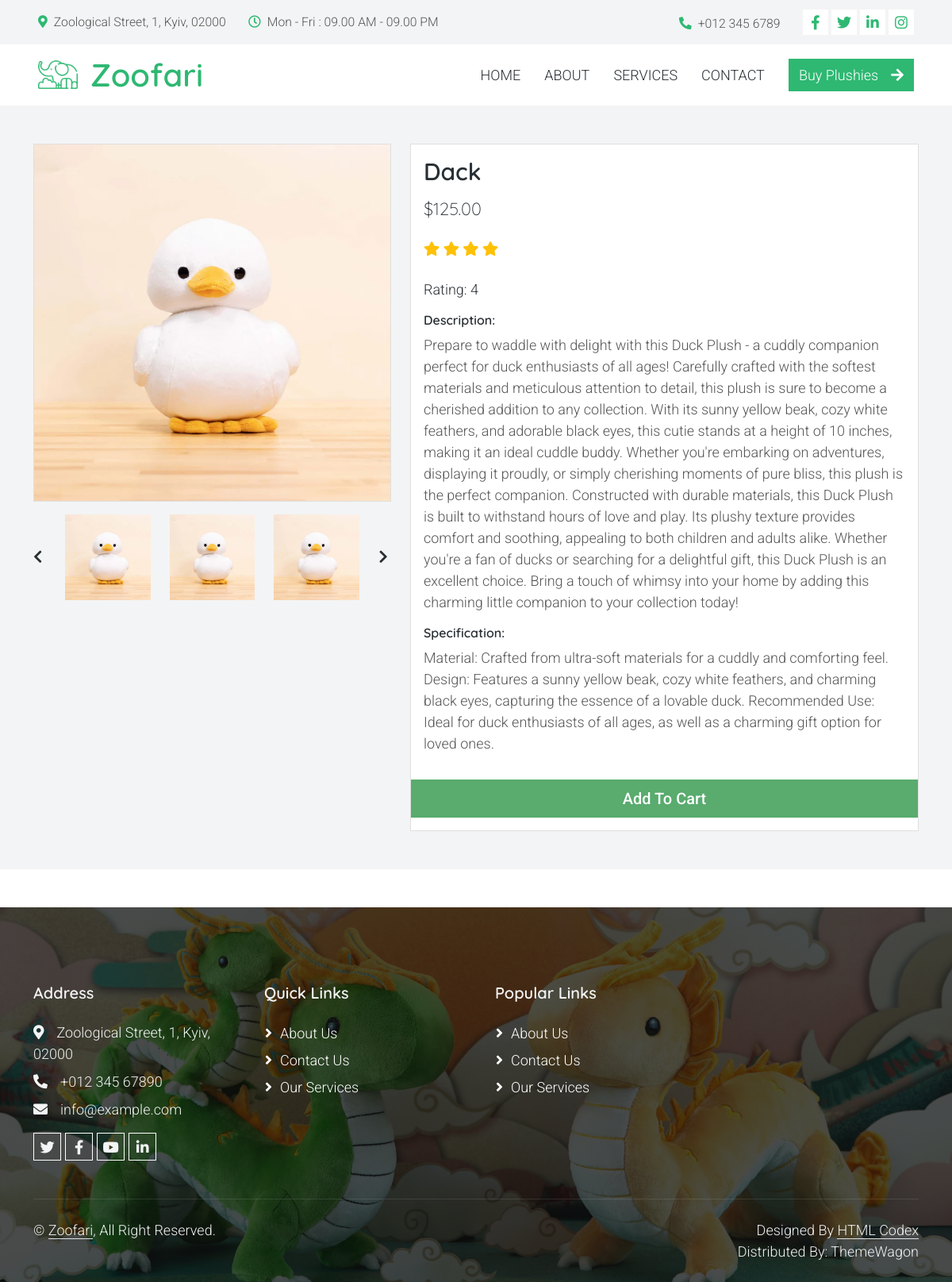
Screenshot of /shop_single/4/ with the database file from the repository.
### online_shop/mvc/models/models.py (models this page shows, shortened)
class Product(models.Model):
    name = models.CharField(max_length=100)
    description = models.TextField()
    price = models.DecimalField(max_digits=10, decimal_places=2)
    image = models.ImageField(upload_to='products/')
    rating = models.IntegerField(default=0)# Нове поле для рейтингу
    specifications = models.TextField(blank=True)  # Нове поле для специфікацій

### online_shop/mvc/views/views.py (the view)
# urls.py: path('shop_single/<int:product_id>/', shop_single, name='shop_single'),
def shop_single(request, product_id):
    product = get_object_or_404(Product, id=product_id)
    context = {
        'product': product,  # Correcting the variable name here
    }
    return render(request, 'shop_single/shop_single.html', context)

### online_shop/mvc/templates/shop_single/shop_single.html (shortened to what this page needs)
{% extends "base.html" %}
{% load static %}
{% block content %}
    <section class="bg-light">
        <div class="container pb-5">
            <div class="row">
                <div class="col-lg-5 mt-5">
                    <div class="card mb-3">
                        <img class="card-img img-fluid" src="{{ product.image.url }}" alt="{{ product.name }}" id="product-detail">
                    </div>
                    <div class="row">
                        <div class="col-1 align-self-center">
                            <a href="#multi-item-example" role="button" data-bs-slide="prev">
                                <i class="text-dark fas fa-chevron-left"></i>
                            </a>
                        </div>
                        <div id="multi-item-example" class="col-10 carousel slide carousel-multi-item" data-bs-ride="carousel">
                            <div class="carousel-inner product-links-wap" role="listbox">
                                <div class="carousel-item active">
                                    <div class="row">
                                        <div class="col-4">
                                            <a href="#">
                                                <img class="card-img img-fluid" src="{{ product.image.url }}" alt="{{ product.name }}">
                                            </a>
                                        </div>
                                        <div class="col-4">
                                            <a href="#">
                                                <img class="card-img img-fluid" src="{{ product.image.url }}" alt="{{ product.name }}">
                                            </a>
                                        </div>
                                        <div class="col-4">
                                            <a href="#">
                                                <img class="card-img img-fluid" src="{{ product.image.url }}" alt="{{ product.name }}">
                                            </a>
                                        </div>
                                    </div>
                                </div>
                            </div>
                        </div>
                        <div class="col-1 align-self-center">
                            <a href="#multi-item-example" role="button" data-bs-slide="next">
                                <i class="text-dark fas fa-chevron-right"></i>
                            </a>
                        </div>
                    </div>
                </div>
                <div class="col-lg-7 mt-5">
                    <div class="card">
                        <div class="card-body">
                            <h1 class="h2">{{product.name}}</h1>
                            <p class="h3 py-2">${{product.price}}</p>
                            <p class="py-2">
                                {% for _ in "x"|rjust:product.rating %}
                                    <i class="fa fa-star text-warning"></i>
                                {% endfor %}
                                <p><span class="list-inline-item text-dark">Rating: {{product.rating}}</span></p>
                            </p>
                            <h6>Description:</h6>
                            <p>
                                {{product.description}}
                            <h6>Specification:</h6>
                            <p>{{product.specifications}}</p>
                                </div>
                                <div class="row pb-3">
                                    <div class="col d-grid">
                                        <button type="button" class="btn btn-success btn-lg" onclick="window.location.href='{% url 'add_cart' product.id %}'">Add To Cart</button>
                                    </div>
                                </div>
                        </div>
                    </div>
                </div>
            </div>
    </section>
{%endblock%}

### static/assets/css/templatemo.css (style rules this page uses)
body, ul, li, p, a, label, input, div { font-family: 'Roboto', sans-serif; font-size: 18px !important; font-weight: 300 !important; }
.h2 { font-family: 'Roboto', sans-serif; font-size: 30px !important; font-weight: 300; }
.h3 { font-family: 'Roboto', sans-serif; font-size: 22px !important; }
.text-warning { color: #ede861 !important; }
.bg-light { background-color: #e9eef5 !important; }
.btn-success { background-color: #59ab6e !important; border-color: #56ae6c !important; }

### static/css/style.css (style rules this page uses)
:root { --primary: #2EB872; --light: #F3F4F5; --dark: #282F34; }
.btn { font-weight: 500; transition: .5s; }

### rows the page displays
Product: image (picture), name "Dack", price "125.00", rating "4", description "Prepare to waddle with delight with this Duck Plush - a cuddly companion perfect for duck enthusiasts of all ages! Carefully crafted with the softest materials and meticulous attention to detail, this plush is sure to become a cherished addition to any collection. With its sunny yellow beak, cozy white feathers, and adorable black eyes, this cutie stands at a height of 10 inches, making it an ideal cuddle buddy. Whether you're embarking on adventures, displaying it proudly, or simply cherishing moments of pure bliss, this plush is the perfect companion. Constructed with durable materials, this Duck Plush is built to withstand hours of love and play. Its plushy texture provides comfort and…", specifications "Material: Crafted from ultra-soft materials for a cuddly and comforting feel. Design: Features a sunny yellow beak, cozy white feathers, and charming black eyes, capturing the essence of a lovable duck. Recommended Use: Ideal for duck enthusiasts of all ages, as well as a charming gift option for loved ones."
